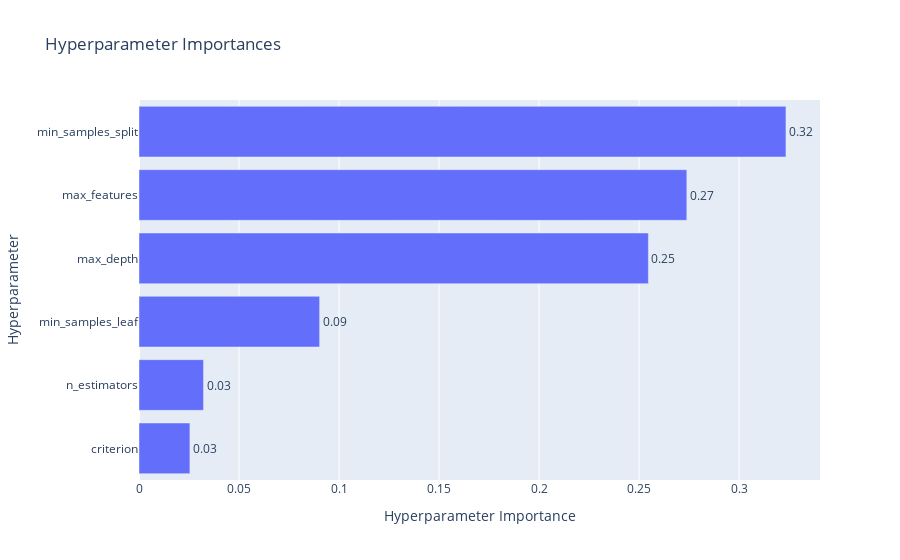

Here is the notebook cell this chart was saved with:
### Code cell
optuna.visualization.plot_param_importances(study)

### Figure 1 — Plotly figure (JSON) as saved in the notebook; plotly's stock layout.template omitted (floating-point values rounded to 4 significant figures)
{"data": [{"cliponaxis": false, "hovertemplate": ["criterion (CategoricalDistribution): 0.025452477172243918<extra></extra>", "n_estimators (IntDistribution): 0.032254697061454556<extra></extra>", "min_samples_leaf (IntDistribution): 0.09030550960902854<extra></extra>", "max_depth (IntDistribution): 0.2546685217380067<extra></extra>", "max_features (CategoricalDistribution): 0.27387332413268306<extra></extra>", "min_samples_split (IntDistribution): 0.3234454702865831<extra></extra>"], "name": "Objective Value", "orientation": "h", "text": ["0.03", "0.03", "0.09", "0.25", "0.27", "0.32"], "textposition": "outside", "type": "bar", "x": [0.02545, 0.03225, 0.09031, 0.2547, 0.2739, 0.3234], "y": ["criterion", "n_estimators", "min_samples_leaf", "max_depth", "max_features", "min_samples_split"]}], "layout": {"title": {"text": "Hyperparameter Importances"}, "xaxis": {"title": {"text": "Hyperparameter Importance"}}, "yaxis": {"title": {"text": "Hyperparameter"}}}}
